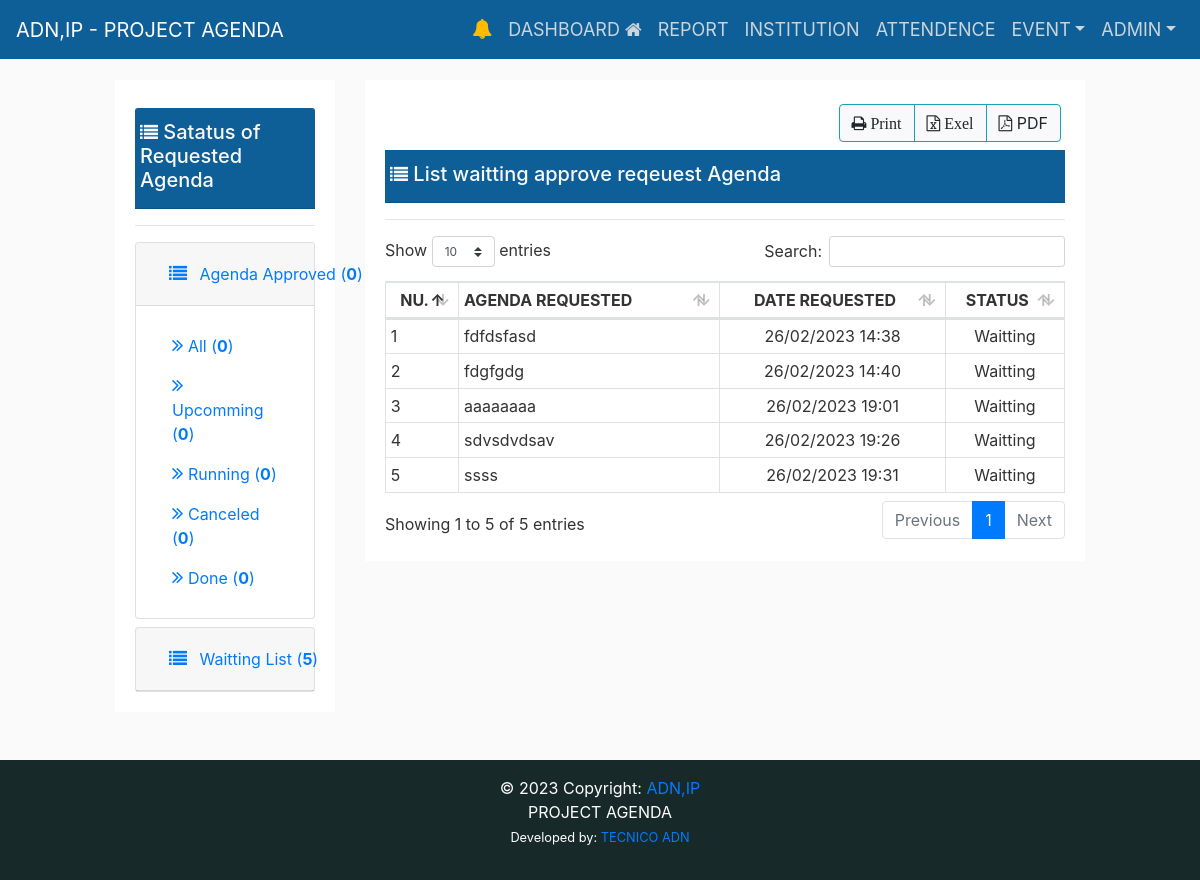
The page /request-agenda/waitting/list/ (signed in) on the database as committed earlier.
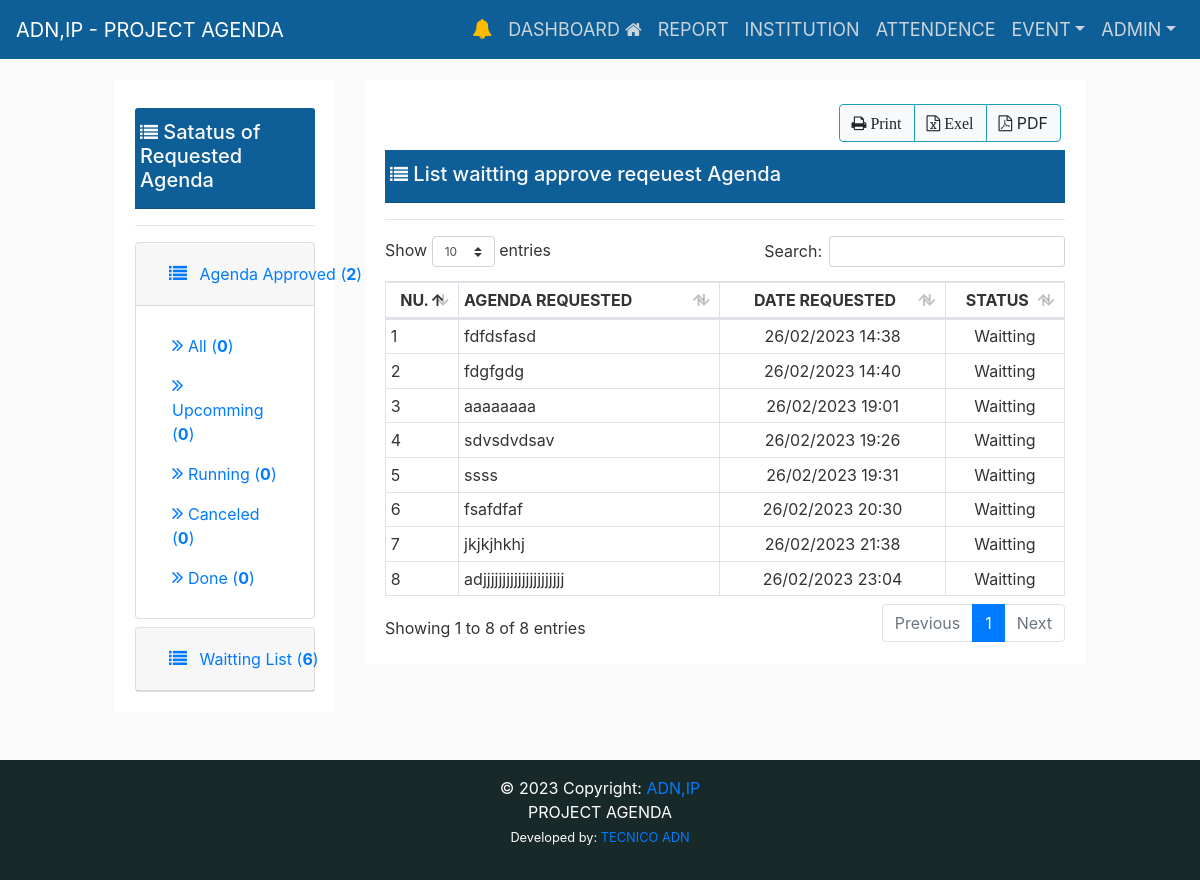
The same page on the database as committed later.
### eventapps/event/models.py (models this page shows, shortened)
class RequestAgenda(models.Model):
    user = models.ForeignKey(
        User, on_delete=models.CASCADE, related_name="requestagenda")
    title = models.CharField(
        max_length=255, unique=True, verbose_name='Request Agenda:')
    title_slug = models.SlugField(
        max_length=255, null=False, unique=True, verbose_name='Title-Slug')
    is_approve = models.BooleanField(default=False)
    requested_at = models.DateTimeField(auto_now_add=True)
    approved_at = models.DateTimeField(auto_now=True)
    class Meta:
        verbose_name_plural = ("Request Agenda")

### eventapps/event/views.py (the view)
# urls.py: path('request-agenda/waitting/list/', views.waitting_requestedagenda_list,
@login_required(login_url="/login/")
def waitting_requestedagenda_list(request):
    context = {
    }
    return render(request, 'event/request_waitting_list.html', context)

### eventapps/templates/event/request_waitting_list.html (shortened to what the changed rows need)
{% extends "layouts/base.html" %}
{% load static %}
{% block content %}
<div class="row d-flex justify-content-center ">
    <div class="col-sm-3">
        <div class="border-info shadow-lg bg-white">
            <div class="card-body">
                <div id="accordion">
                    <div class="card mb-2">
                        <div class="card-header " id="headingOne">
                            <h5 class="mb-0">
                                <button class="btn btn-link" data-toggle="collapse" data-target="#collapseOne"
                                    aria-expanded="true" aria-controls="collapseOne">
                                    <i class="fa fa-list pr-2" style="font-size:18px;"></i>
                                    Agenda Approved
                                    {% if request_approved.count > 0%}
                                    (<b>{{request_approved.count}}</b>)
                                    {% else %}
                                    (<b>0</b>)
                                    {% endif %}
                                </button>
                            </h5>
                        </div>
                    </div>
                    <div class="card">
                        <div class="card-header" id="headingTwo">
                            <h5 class="mb-0">
                                <button class="btn btn-link collapsed" data-toggle="collapse" data-target="#collapseTwo"
                                    aria-expanded="false" aria-controls="collapseTwo"><i class="fa fa-list pr-2"
                                        style="font-size:18px;"></i>
                                    Waitting List
                                    {% if request_waitting.count > 0%}
                                    (<b>{{request_waitting.count}}</b>)
                                    {% else %}
                                    (<b>0</b>)
                                    {% endif %}
                                </button>
                            </h5>
                        </div>
                    </div>
                </div>
            </div>
        </div>
    </div>
    <div class="col-sm-9">
        <div class="border-info shadow-lg bg-white">
            <div class="card-body">
                <div class="row mr-1 mt-1">
                    <div class="col-sm-12">
                    </div>
                </div>
                <div class="card-header bg-card pb-2 mt-2 d-flex justify-content-between">
                    <div class="row flex-row">
                    </div>
                </div>
                <hr>
                <section id='no-more-tables'>
                    <table class="table table-bordered table-sm" id="example" width="100%" cellspacing="0">
                        <thead>
                            <tr>
                                <th class="text-center">NU.</th>
                                <th>AGENDA REQUESTED</th>
                                <th class="text-center">DATE REQUESTED</th>
                                <th class="text-center">STATUS</th>
                            </tr>
                        </thead>
                        <tbody>
                            {% for obj in request_agenda_list %}
                            <tr>
                                <td data-title="Nu.">{{ forloop.counter }}</td>
                                <td data-title="Title">
                                    {{obj.title }}
                                </td>
                                <td class="text-center">
                                    {{obj.requested_at|date:"d/m/Y G:i" }}
                                </td>
                                <td class="text-center">
                                    {% if obj.approve == True %}
                                    Approved
                                    {% else %}
                                    Waitting
                                    {% endif %}
                                </td>
                            </tr>
                            {% endfor %}
                        </tbody>
                    </table>
                </section>
            </div>
        </div>
    </div>
    {% endblock %}

Rows that differ between the two databases and show on the page:
added RequestAgenda: title "fsafdfaf", requested_at "26/02/2023 20:30"
added RequestAgenda: title "jkjkjhkhj", requested_at "26/02/2023 21:38"
added RequestAgenda: title "adjjjjjjjjjjjjjjjjjjjjj", requested_at "26/02/2023 23:04"
Other text that changed with them:
{{ request_approved.count }}: (not shown) → "2"
{{ request_waitting.count }}: "5" → "6"
text written by a page script: "Show entries Search: Showing 1 to 5 of 5 entries Previous 1 Next" → "Show entries Search: Showing 1 to 8 of 8 entries Previous 1 Next"
text no longer shown: "0"
